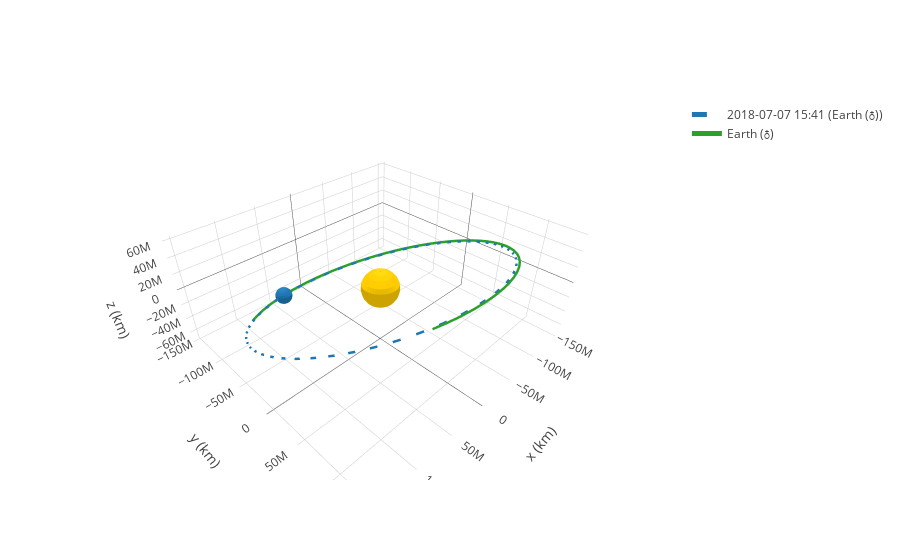

Write notebook code for a chart like this one.
### Code cell
frame = OrbitPlotter3D()

frame.set_attractor(Sun)
frame.plot(Orbit.from_body_ephem(Earth), label=Earth)
frame.plot_trajectory(rr_earth, label=Earth)
frame.show()
